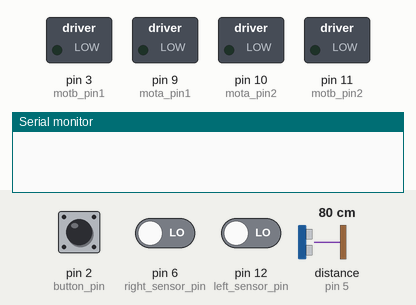
Simulated run of this sketch. Board: Arduino Uno, built with avr-gcc and run on an emulated ATmega328P. On the bench: switched loads named in the sketch (green lamp = pin HIGH), the last lines printed to the serial monitor. The test bench sets the inputs (shaded band); at power-on: pin 2 (button_pin) HIGH, distance to the obstacle (sensor on pin 5) 80 cm, pin 6 (right_sensor_pin) LOW, pin 12 (left_sensor_pin) LOW. The echo pulse lasts 58.3 µs per cm; pins used as bus, display or sensor lines are not drawn.

Above: at 1.2 s.
1.3 s: pin 2 (button_pin) pulled LOW for 3.2 s
At 5.6 s:
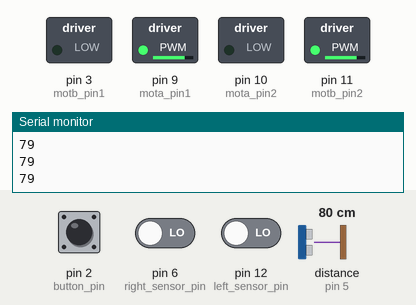
6.8 s: distance to the obstacle (sensor on pin 5) set to 8 cm
8.3 s: distance to the obstacle (sensor on pin 5) set to 5 cm
At 9.7 s:
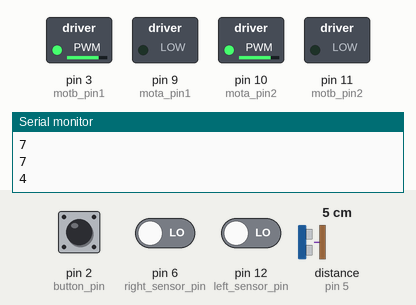
At 10.4 s:
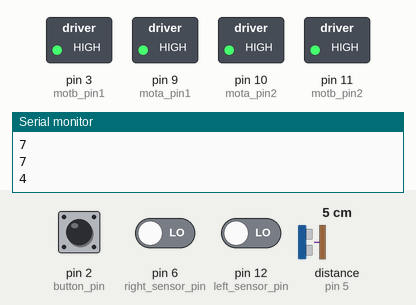
11.3 s: pin 2 (button_pin) pulled LOW for 3.2 s
Timing chart, 0 to 15.8 s (numbered marks = the images above; inputs shaded):
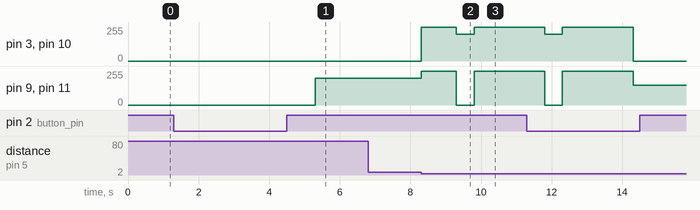

Measured:
- the behaviour switches between 7 and 6 cm on distance to the obstacle (sensor on pin 5) (found by bisection; images 1 and 2)
- after the input at 1.3 s, pin 9 (mota_pin1), pin 11 (motb_pin2): 0/255 → 200/255 after 4.0 s
- after the input at 8.3 s, pin 3 (motb_pin1), pin 10 (mota_pin2): 0/255 → 255/255 at once, → 200/255 1.0 s later, → 255/255 0.50 s later; pin 9 (mota_pin1), pin 11 (motb_pin2): 200/255 → 255/255 at once, → 0/255 1.0 s later, → 255/255 0.50 s later

The sketch:

s2e14_allfunctions.ino
```cpp
/*
Topics Covered:
- How to use the button to change the mode of the car so that it can blink lights, sense light, avoid obstacles and follow a line.

Tutorial at: https://youtu.be/NYNL7z_iMzM
*/


int motb_pin1 = 3;
int motb_pin2 = 11;

int mota_pin1 = 9;
int mota_pin2 = 10;

int button_pin = 2;

int trig_pin = 4;
int echo_pin = 5;

int right_sensor_pin = 6;
int left_sensor_pin = 12;

void setup() {

  //-Control Motor B
  pinMode(motb_pin1,OUTPUT);
  pinMode(motb_pin2,OUTPUT);

  //-Control Motor A
  pinMode(mota_pin1,OUTPUT);
  pinMode(mota_pin2,OUTPUT);

  //- button
  pinMode(button_pin,INPUT_PULLUP);

  //-ultrasonic pin
  pinMode(trig_pin,OUTPUT);
  pinMode(echo_pin,INPUT);

  //-IR sensor pin
  pinMode(right_sensor_pin,INPUT);
  pinMode(left_sensor_pin,INPUT);

  Serial.begin(9600);

}

//-sends sound out and receives sound
//-returns the distance in centimeters
int ultrasonic() {

  long time;
  float distance;

  //-trigger a sound
  // send out trigger signal
  digitalWrite(trig_pin, LOW);
  delayMicroseconds(2);
  digitalWrite(trig_pin, HIGH);
  delayMicroseconds(20);
  digitalWrite(trig_pin, LOW);

  //- a sound has gone out!!
  //- wait for a sound to come back

  time = pulseIn(echo_pin, HIGH);

  //- calculate the distance in centimeters
  distance = 0.01715 * time;

  return distance;

}

//- turn 90 degrees
void turnRight() {

  //- motor b is stopped
  analogWrite(motb_pin1,0);
  analogWrite(motb_pin2,0);

  //- motor a moves forward
  analogWrite(mota_pin1,255);
  analogWrite(mota_pin2,0);

  delay(600);

  //- stop motor a
  analogWrite(mota_pin1,0);
  analogWrite(mota_pin2,0);

}

void tankTurn(int speeda, int speedb) {
  //- motor a moves ... backwards
  analogWrite(mota_pin1,0);
  analogWrite(mota_pin2,speeda);

  //- motor b moves forward
  analogWrite(motb_pin1,0);
  analogWrite(motb_pin2,speedb);

  delay(1650);

  //- stop both motors
  stop();

}

void turnAround(int speeda, int speedb) {

  //- motor a is stopped
  analogWrite(mota_pin1,0);
  analogWrite(mota_pin2,0);

  //- motor b moves forward
  analogWrite(motb_pin1,0);
  analogWrite(motb_pin2,speedb);

  delay(1650);

  //- stop motor b
  analogWrite(motb_pin1,0);
  analogWrite(motb_pin2,0);

}

void turnLeft() {

  //- motor a is stopped
  analogWrite(mota_pin1,0);
  analogWrite(mota_pin2,0);

  //- motor b moves forward
  analogWrite(motb_pin1,0);
  analogWrite(motb_pin2,255);

  delay(800);

  //- stop motor b
  analogWrite(motb_pin1,0);
  analogWrite(motb_pin2,0);

}

void stop() {
  //- motor a
  analogWrite(mota_pin1,255);
  analogWrite(mota_pin2,255);

  //- motor b
  analogWrite(motb_pin1,255);
  analogWrite(motb_pin2,255);
}


void moveToWall(int speeda, int speedb) {

  //- move forward!
  //- motor a
  analogWrite(mota_pin1,speeda);
  analogWrite(mota_pin2,0);

  //- motor b
  analogWrite(motb_pin1,0);
  analogWrite(motb_pin2,speedb);

  //-stop when you hit a wall!!

  int distance = ultrasonic();

  //while (distance > 5) {
  while (distance > 5 || distance == 0) {

    //-do nothing except check distance
    distance = ultrasonic();
    Serial.println(distance);

    if (digitalRead(2)==LOW) {
      break;
    }

  }

  //-stop!!!
  stop();

}


void moveForward_no_distance(int speeda, int speedb) {
  //- motor a
  analogWrite(mota_pin1,speeda);
  analogWrite(mota_pin2,0);

  //- motor b
  analogWrite(motb_pin1,0);
  analogWrite(motb_pin2,speedb);
}

void forward() {
  //- motor a
  analogWrite(mota_pin1,150);
  analogWrite(mota_pin2,0);

  //- motor b
  analogWrite(motb_pin1,0);
  analogWrite(motb_pin2,150);
}

void tankRight() {
  //- motor a
  analogWrite(mota_pin1,150);
  analogWrite(mota_pin2,0);

  //- motor b
  analogWrite(motb_pin1,150);
  analogWrite(motb_pin2,0);
}

void tankLeft() {
  //- motor a
  analogWrite(mota_pin1,0);
  analogWrite(mota_pin2,150);

  //- motor b
  analogWrite(motb_pin1,0);
  analogWrite(motb_pin2,150);
}


void moveForward(int speeda, int speedb, int inches) {

  int myDelay;

  //- motor a
  analogWrite(mota_pin1,speeda);
  analogWrite(mota_pin2,0);

  //- motor b
  analogWrite(motb_pin1,0);
  analogWrite(motb_pin2,speedb);

  //- move forward the distance in inches

  myDelay = inches*125;
  delay(myDelay);

  //- stop
  stop();

}

void moveBackward(int speeda, int speedb) {

  //- motor a
  analogWrite(mota_pin1,0);
  analogWrite(mota_pin2,speeda);

  //- motor b
  analogWrite(motb_pin1,speedb);
  analogWrite(motb_pin2,0);

}

void lineFollower() {
  //- 1 -> senses black
  //- 0 -> senses white


  int leftStatus = digitalRead(left_sensor_pin);
  int rightStatus = digitalRead(right_sensor_pin);


  if (leftStatus == 1 && rightStatus == 0) {
    //-left sensor sees black
    //-tank left
    tankLeft();
  }

  if (rightStatus == 1 && leftStatus == 0) {
    //- right sensor sees black
    //- tank right
    tankRight();
  }

  if (leftStatus == 0 && rightStatus == 0) {
    //- both sensors see white
    //- go straight
    forward();
  }

  if (leftStatus == 1 && rightStatus == 1) {
    //- both sensors see black/nothing
    //- stop
    stop();
  }
}

void loop() {

  while (digitalRead(2)==HIGH) {
  }
  delay(1000);

  for (int i=0; i<5 ; i++) {
    digitalWrite(7,LOW);
    delay(100);
    digitalWrite(7,HIGH);
    delay(100);
  }

  //-wait for button to trigger light sensing
  while (digitalRead(2)==HIGH) {
  }
  delay(1000);

  while (digitalRead(2)==HIGH) {
   if (analogRead(A0) < 100) {
      forward();
   }
   if (analogRead(A0) > 100) {
      stop();
   }
  }
  delay(1000);

  //-avoid obstacles

  while (digitalRead(2)==HIGH) {
    moveToWall(200,200);
    delay(1000);
    moveBackward(200,200);
    delay(500);
    stop();
    delay(1000);
  }
  delay(1000);

  //-line following mode
  while (1==1) {
    lineFollower();
  }

}
```
